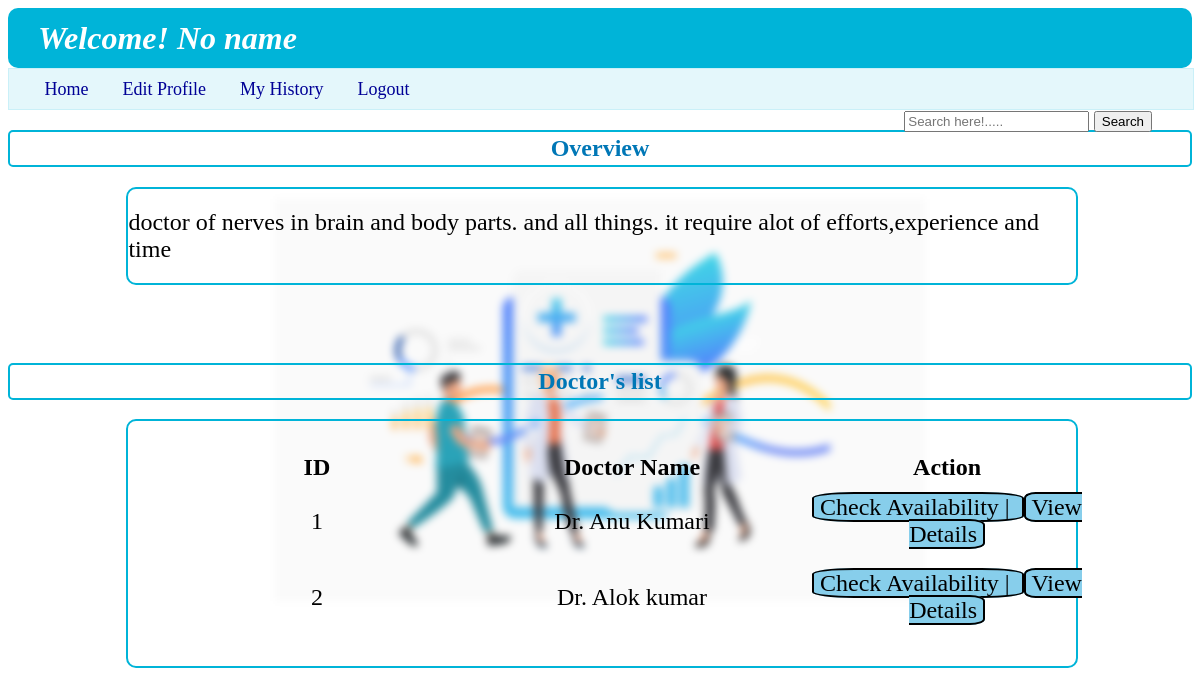
The app's page /department_details/0/NUR101 with its own data.
### backend/models.py (models this page shows)
class Department(db.Model):
    __tablename__ = "department"
    id=db.Column(db.String,primary_key=True,nullable=False)
    specialization=db.Column(db.String,nullable=False)
    description=db.Column(db.String,nullable=False)
    doctor=db.relationship("Doctor_Info",cascade="all,delete",backref="department",lazy=True)

class Doctor_Info(db.Model):
    __tablename__ = "doctor_info"
    id=db.Column(db.Integer,primary_key=True)
    full_name=db.Column(db.String,nullable=False)
    email=db.Column(db.String,unique=True,nullable=False)
    password=db.Column(db.String,nullable=False)
    dept_id=db.Column(db.String,db.ForeignKey("department.id"),nullable=False)
    experience=db.Column(db.Integer,nullable=False)
    bio=db.Column(db.String,nullable=False)
    is_blacklist=db.Column(db.Integer,default=0)
    appointments=db.relationship("Appointments",cascade="all,delete",backref="doctor_info",lazy=True)
    availability=db.relationship("Availability",cascade="all,delete",backref="doctor_info",lazy=True)

### backend/controllers.py (the view)
@app.route("/department_details/<u_id>/<d_id>")
def department_details(u_id,d_id):
    d=Department.query.filter(Department.id==d_id).first()
    doctors=Doctor_Info.query.filter(Doctor_Info.dept_id==d_id).all()
    name=u_get(u_id,"name","user")
    return render_template("user_department_details.html",doctor_list=doctors,department=d,usern=name,u_id=u_id)

### backend/controllers.py (called while the page is built)
def u_get(u_id, operation,who_m):
    u = User_Info.query.filter_by(id=u_id,role=1).first()
    d = Doctor_Info.query.filter_by(id=u_id).first()
    if who_m=="doctor" and d:
        if operation == "name":
            return d.full_name
        elif operation == "email":
            return d.email
    elif who_m=="user" and u:
        if operation == "name":
            return u.full_name
        elif operation == "email":
            return u.email
    return "No name"

### templates/user_department_details.html
{%extends "user_layout.html"%}
{%block content%}
            <span class="nav_a" style="position: absolute; right: 10px;">
                <form action="/dept_detail_search_bar/{{u_id}}/{{department.id}}" method="POST">
                    <input type="text" id="search_by_name" name="search_by_name" placeholder="Search here!.....">
                    <button type="submit">Search</button>
                </form>
            </span>
    <h2 style="text-align: center; font-weight: bold; border: 2px solid rgb(0, 180, 216);padding: 3px; color: rgb(0,119,182); border-radius: 5px; ">Overview</h2>
    <div class="login_panel" style="width: 80%; margin-left: 10%;">
        {%if department%}
        <h2 style="font-weight: 300;">{{department.description}}</h2>
    </div>
    <br>
    <h2 style="text-align: center; font-weight: bold; border: 2px solid rgb(0, 180, 216);padding: 3px; color: rgb(0,119,182); border-radius: 5px; ">Doctor's list</h2>
    <div class="login_panel" style="width: 80%; margin-left: 10%;">
        <table class="table_user_dashboard">
            <thead style="margin: 10px;">
                <th>ID</th>
                <th>Doctor Name</th>
                <th>Action</th>
            </thead>
            <tbody>
                {%for doctor in doctor_list%}
                <tr>
                    <td>{{doctor.id}}</td>
                    <td>{{doctor.full_name}}</td>
                    <td><a href="{{url_for('appointment_form',doc_id=doctor.id,u_id=u_id)}}" class="color_button">Check Availability  |  </a><a href="{{url_for('doc_details',u_id=u_id,doc_id=doctor.id,d_id=department.id)}}" class="color_button" >View Details</a></td>
                </tr>
                {%endfor%}
            </tbody>
        </table>
    </div>
    {%else%}
    <h3>---Not Available---</h3>
    {%endif%}
{%endblock%}

### static/style.css (style rules this page uses)
body { background-image: url("https://static.vecteezy.com/system/resources/thumbnails/002/072/163/small_2x/doctor-injecting-coronavirus-vaccine-to-a-patient-concept-free-vector.jpg"); background-repeat: no-repeat; background-size: 650px 650px; background-position: center; background-attachment: fixed; filter: saturate(1.0); z-index: -4; backdrop-filter: blur(4px); }
.login_panel { height: auto; width: 60%; margin: 10px 20% 40px 20%; border: 2px double rgb(0, 180, 216); border-radius: 10px; }
.nav_a { color: rgb(0,0,150); font-size: large; margin-right: 30px; text-decoration: none; }
.table_user_dashboard { align-content: center; margin: 30px; font-size: x-large; }
table { width: 100%; table-layout: fixed; }
td { text-align: center; padding: 10px; }
a { text-decoration: none; }
.color_button { text-decoration: none; color:black; background-color: skyblue; border-radius: 20%; border: 2px double black; padding: 0% 2% 0% 2%; }

### records on screen
Department: description "doctor of nerves in brain and body parts. and all things. it require alot of efforts,experience and time"
Doctor_Info: id "1", full_name "Dr. Anu Kumari"
Doctor_Info: id "2", full_name "Dr. Alok kumar"

### other values on screen
{{ usern }} "No name"
